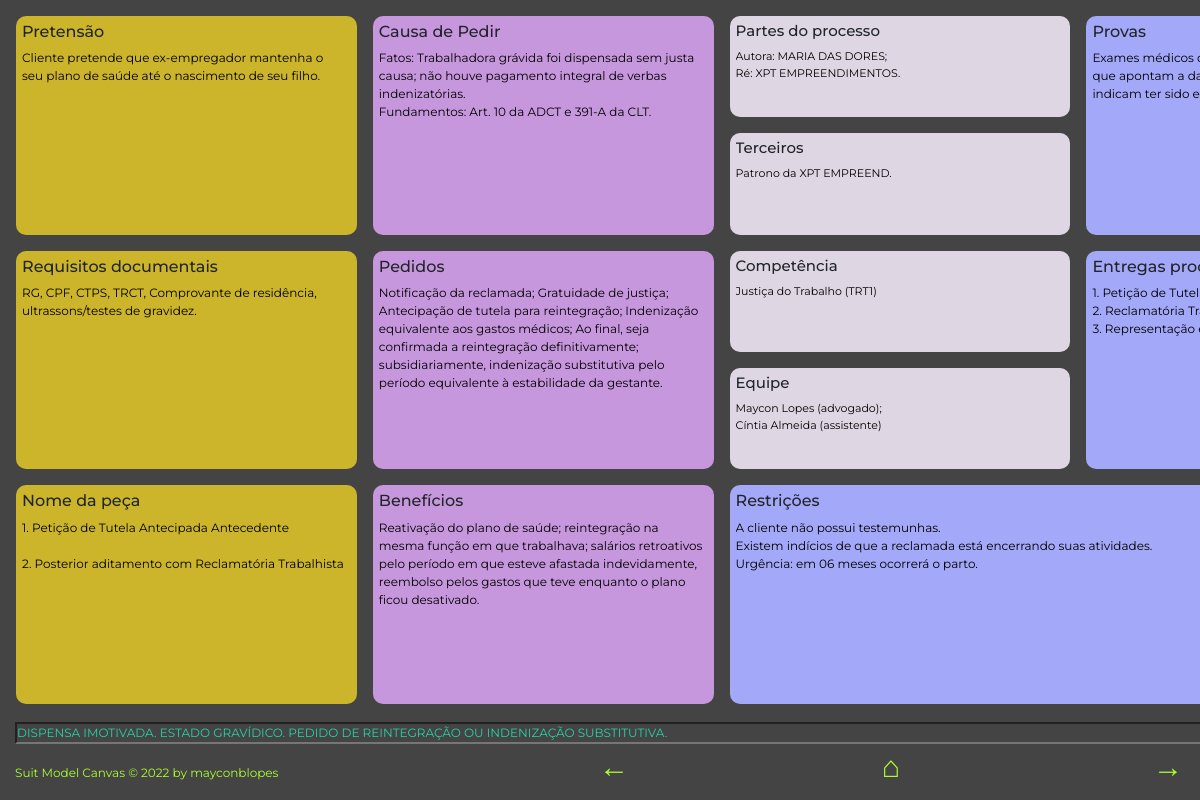
Page /smc/48 on the committed database.
### canvas/models.py (models this page shows, shortened)
class SuitModelCanvas(models.Model):
    pretensao = models.CharField(max_length=1000)
    requisitos_documentais = models.CharField(max_length=1000)
    nome_peca = models.CharField(max_length=1000)
    causa_pedir = models.CharField(max_length=1000)
    pedidos = models.CharField(max_length=1000)
    beneficios = models.CharField(max_length=1000)
    partes_processo = models.CharField(max_length=500)
    terceiros = models.CharField(max_length=500)
    competencia = models.CharField(max_length=200)
    equipe = models.CharField(max_length=500)
    provas = models.CharField(max_length=1000)
    entregas_processuais = models.CharField(max_length=1000)
    restricoes = models.CharField(max_length=1000)
    riscos = models.CharField(max_length=1000)
    prazos = models.CharField(max_length=1000)
    honorarios = models.CharField(max_length=500)
    demais_despesas = models.CharField(max_length=1000)
    ementa = models.CharField(max_length=3000)
    class Meta:
        ordering = ('pk',)

### canvas/views.py (the view)
# urls.py: path('smc/<str:pk>', views.smc, name="smc"),
def smc(request, pk):
    smc = get_object_or_404(SuitModelCanvas, pk=pk)
    qs = SuitModelCanvas.objects.all()
    actual_page = (*qs,).index(smc)
    prev = actual_page
    prox = actual_page
    try:
        prev = (qs[actual_page - 1]).pk
    except ValueError:
        prev = (qs[actual_page]).pk
        print("Não existe SMC anterior ao atual")
    try:
        prox = (qs[actual_page + 1]).pk
    except IndexError:
        prox = (qs[actual_page]).pk
        print("Não existe SMC posterior ao atual")
    if request.method == "POST":
        smc.pretensao = request.POST.get('pretensao-text') or smc.pretensao
        smc.requisitos_documentais = request.POST.get('requisitos-documentais-text') or smc.requisitos_documentais
        smc.nome_peca = request.POST.get('nome-peca-text') or smc.nome_peca
        smc.causa_pedir = request.POST.get('causa-pedir-text') or smc.causa_pedir
        smc.pedidos = request.POST.get('pedidos-text') or smc.pedidos
        smc.beneficios = request.POST.get('beneficios-text') or smc.beneficios
        smc.partes_processo = request.POST.get('partes-processo-text') or smc.partes_processo
        smc.terceiros = request.POST.get('terceiros-text') or smc.terceiros
        smc.competencia = request.POST.get('competencia-text') or smc.competencia
        smc.equipe = request.POST.get('equipe-text') or smc.equipe
        smc.provas = request.POST.get('provas-text') or smc.provas
        smc.entregas_processuais = request.POST.get('entregas-processuais-text') or smc.entregas_processuais
        smc.restricoes = request.POST.get('restricoes-text') or smc.restricoes
        smc.riscos = request.POST.get('riscos-text') or smc.riscos
        smc.prazos = request.POST.get('prazos-text') or smc.prazos
        smc.honorarios = request.POST.get('honorarios-text') or smc.honorarios
        smc.demais_despesas = request.POST.get('demais-despesas-text') or smc.demais_despesas
        smc.ementa = request.POST.get('ementa-text') or smc.ementa
        smc.save()
        if request.htmx:
            return HttpResponse(status=204)
    else:
        return render(request, 'smc.html', {'smc': smc,
                                            'prev': prev,
                                            'prox': prox,
                                            'len_qs': len(qs)})

### templates/smc.html (shortened to what this page needs)
{% extends 'base.html' %}
{% load static %}
{% block content %}
<section class="canvas">
    <section class="pretensao">
        <form action="./{{smc.id}}" method="POST" hx-post="./{{smc.id}}" hx-swap="outerHTML" hx-trigger="change">
            <h4>Pretensão</h4>
            <textarea class="smc-textarea" name="pretensao-text" placeholder="Aquilo que o cliente deseja realizar.">{{ smc.pretensao }}</textarea>
        </form>
    </section>
    <section class="causa-pedir">
        <form action="./{{smc.id}}" method="POST" hx-post="./{{smc.id}}" hx-swap="outerHTML" hx-trigger="change">
            <h4>Causa de Pedir</h4>
            <textarea class="smc-textarea" name="causa-pedir-text" placeholder="Especificar os fatos e os fundamentos jurídicos.">{{ smc.causa_pedir }}</textarea>
        </form>
    </section>
    <section class="partes-processo">
            <form action="./{{smc.id}}" method="POST" hx-post="./{{smc.id}}" hx-swap="outerHTML" hx-trigger="change">
                <h5>Partes do processo</h5>
                <textarea class="smc-textarea-minor" name="partes-processo-text" placeholder="Autor/réu, reclamante/reclamado, requerente/requerido...">{{ smc.partes_processo }}</textarea>
            </form>
    </section>
    <section class="provas">
        <form action="./{{smc.id}}" method="POST" hx-post="./{{smc.id}}" hx-swap="outerHTML" hx-trigger="change">
            <h4>Provas</h4>
            <textarea class="smc-textarea" name="provas-text" placeholder="Elementos necessários (documentos, testemunhos, perícias...) para demonstrar a veracidade da causa de pedir.">{{ smc.provas }}</textarea>
        </form>
    </section>
    <section class="terceiros">
        <form action="./{{smc.id}}" method="POST" hx-post="./{{smc.id}}" hx-swap="outerHTML" hx-trigger="change">
            <h5>Terceiros</h5>
            <textarea class="smc-textarea-minor" name="terceiros-text" placeholder="Qualquer pessoa com algum interesse na causa.">{{ smc.terceiros }}</textarea>
        </form>
    </section>
    <section class="requisitos-documentais">
        <form action="./{{smc.id}}" method="POST" hx-post="./{{smc.id}}" hx-swap="outerHTML" hx-trigger="change">
            <h4>Requisitos documentais</h4>
            <textarea class="smc-textarea" name="requisitos-documentais-text" placeholder="Lista de documentos necessários para demanda.">{{ smc.requisitos_documentais }}</textarea>
        </form>
    </section>
    <section class="pedidos">
        <form action="./{{smc.id}}" method="POST" hx-post="./{{smc.id}}" hx-swap="outerHTML" hx-trigger="change">
            <h4>Pedidos</h4>
            <textarea class="smc-textarea" name="pedidos-text" placeholder="Rol de pedidos a ser apreciado pela autoridade competente.">{{ smc.pedidos }}</textarea>
        </form>
    </section>
    <section class="competencia">
        <form action="./{{smc.id}}" method="POST" hx-post="./{{smc.id}}" hx-swap="outerHTML" hx-trigger="change">
            <h5>Competência</h5>
            <textarea class="smc-textarea-minor" name="competencia-text" placeholder="Justiça do Trabalho, Justiça Estadual, Juizado Especial...">{{ smc.competencia }}</textarea>
        </form>
    </section>
    <section class="entregas-processuais">
        <form action="./{{smc.id}}" method="POST" hx-post="./{{smc.id}}" hx-swap="outerHTML" hx-trigger="change">
            <h4>Entregas processuais</h4>
            <textarea class="smc-textarea" name="entregas-processuais-text" placeholder="Petições, participação em audiência, diligências em órgãos públicos...">{{ smc.entregas_processuais }}</textarea>
        </form>
    </section>
    <section class="equipe">
        <form action="./{{smc.id}}" method="POST" hx-post="./{{smc.id}}" hx-swap="outerHTML" hx-trigger="change">
            <h5>Equipe</h5>
            <textarea class="smc-textarea-minor" name="equipe-text" placeholder="Profissionais do escritório que atuarão na demanda.">{{ smc.equipe }}</textarea>
        </form>
    </section>
    <section class="nome-peca">
        <form action="./{{smc.id}}" method="POST" hx-post="./{{smc.id}}" hx-swap="outerHTML" hx-trigger="change">
            <h4>Nome da peça</h4>
            <textarea class="smc-textarea" name="nome-peca-text" placeholder="Ação de Execução, Recurso Ordinário, Embargos de Terceiros, Ação Indenizatória, Contestação, Ação de Alimentos, Apelação, Reclamação Trabalhista...">{{ smc.nome_peca }}</textarea>
        </form>
    </section>
    <section class="beneficios">
        <form action="./{{smc.id}}" method="POST" hx-post="./{{smc.id}}" hx-swap="outerHTML" hx-trigger="change">
            <h4>Benefícios</h4>
            <textarea class="smc-textarea" name="beneficios-text" placeholder="visão clara, qualificada e quantificada, do que será alcançado se a pretensão for atendida">{{ smc.beneficios }}</textarea>
        </form>
    </section>
    <section class="restricoes">
        <form action="./{{smc.id}}" method="POST" hx-post="./{{smc.id}}" hx-swap="outerHTML" hx-trigger="change">
            <h4>Restrições</h4>
            <textarea class="smc-textarea" name="restricoes-text" placeholder="Prazos de prescrição, teto nos juizados especiais, limites de testemunhas, entendimentos jurisprudenciais divergentes, parte adversa insolvente...">{{ smc.restricoes }}</textarea>
        </form>
    </section>
</section>
<footer class="ementa">
    <form action="./{{smc.id}}" method="POST" hx-post="./{{smc.id}}" hx-swap="outerHTML" hx-trigger="change">
        <input type="textarea" placeholder="Ementa" value="{{ smc.ementa }}" name="ementa-text" />
    </form>
</footer>
<footer class="end-footer">
    <p class="smc-message">Suit Model Canvas &copy; 2022 by <a target="_blank" href="http://www.barretolopes.com">mayconblopes</a></p>
    <nav class="nav-menu">
        <a href="./{{prev}}">←</a>
        <a href="/">⌂</a>
        <a href="./{{prox}}">→</a>
    </nav>
    <nav class="edit-menu">
    </nav>
</footer>
{% endblock content %}

### templates/base.html (shortened to what this page needs)
<!DOCTYPE html>
{% load static %}
<html lang="pt-br">
<head>
    <link rel="stylesheet" href="https://cdn.jsdelivr.net/npm/bootstrap@4.0.0/dist/css/bootstrap.min.css">
    <link rel="stylesheet" href="{% static 'smc.css' %}">
</head>
<body>
{% block content %}
{% endblock content %}
</body>
</html>

### templates/static/smc.css (style rules this page uses)
html, body { margin: 0; height: 100%; min-width: 100vw; overflow-y: hidden }
body { min-height: -webkit-fill-available; }
* { margin: 0; padding: 0; box-sizing: border-box; font-family: 'Montserrat', sans-serif; }
body { background-color: #444444; }
.canvas { padding: 8px; height: 90%; width: auto; display: grid; grid-template-rows: 1fr 1fr 1fr 1fr 1fr 1fr; grid-template-columns: 1fr 1fr 1fr 1fr 1fr; }
.canvas h4 { font-size: 1.6vw; }
.canvas h5 { font-size: 1.3vw; }
.ementa input { margin-left: 15px; width: 97%; background: none; color: #26d4a4; font-size: 1vw; }
.canvas form { width: 100%; height: 95%; margin: 6px; overflow: hidden; }
.smc-textarea { width: 95%; height: 85%; background: transparent; border: none; outline: none; resize: none; font-size: 1vw; }
.smc-textarea-minor { width: 95%; height: 60%; background: transparent; border: none; outline: none; resize: none; font-size: 1vw; }
.pretensao, .requisitos-documentais, .nome-peca { background-color: rgb(204, 181, 42); border-radius: 10px; min-width: 50px; min-height: 50px; margin: 8px; grid-row: span 2; }
.causa-pedir, .pedidos, .beneficios { background-color: rgb(199, 151, 221); border-radius: 10px; min-width: 50px; min-height: 50px; margin: 8px; grid-row: span 2; }
.partes-processo, .terceiros, .competencia, .equipe { background-color: rgb(223, 214, 227); border-radius: 10px; min-width: 50px; min-height: 50px; margin: 8px; grid-row: span 1; }
.provas, .entregas-processuais, .restricoes { background-color: rgb(163, 168, 248); border-radius: 10px; min-width: 50px; min-height: 50px; margin: 8px; }
.provas, .entregas-processuais, .riscos, .prazos { grid-row: span 2; }
.restricoes { grid-column: span 2; grid-row: span 2 }
.end-footer { display: grid; grid-template-rows: 1fr; grid-template-columns: 1fr 1fr 1fr; width: 97%; margin-left: 15px; align-items: baseline; }
.smc-message, .smc-message a { text-align: left; margin-top: 8px; color: greenyellow; font-size: 0.8vw; }
.nav-menu { display: flex; align-items: flex-start; justify-content: space-between; }
.nav-menu, .nav-menu a { text-decoration: none; text-align: center; color: greenyellow; text-decoration: none; font-size: 30px; }
.edit-menu, .edit-menu a, p { text-align: right; margin-top: 8px; color: greenyellow; text-decoration: none; font-size: 1vw; }
@media (max-width: 1200px) { .canvas { width: 150%; overflow-x: auto; } }
@media (max-width: 1200px) { .canvas h4 { font-size: 16px; } }
@media (max-width: 1200px) { .canvas h5 { font-size: 15px; } }
@media (max-width: 1200px) { .ementa input { margin-left: 15px; font-size: 12px; width: 146%; } }
@media (max-width: 1200px) { .canvas form { overflow: auto; } }
@media (max-width: 1200px) { .smc-textarea { font-size: 12px; } }
@media (max-width: 1200px) { .smc-textarea-minor { font-size: 11px; } }
@media (max-width: 1200px) { .end-footer { width: 146%; } }
@media (max-width: 1200px) { .smc-message, .smc-message a { font-size: 12px; } }
@media (max-width: 1200px) { .edit-menu, .edit-menu a, p { font-size: 16px; } }

### rows in the picture
SuitModelCanvas: pretensao-text "Cliente pretende que ex-empregador mantenha o seu plano de saúde até o nascimento de seu filho.", causa-pedir-text "Fatos: Trabalhadora grávida foi dispensada sem justa causa; não houve pagamento integral de verbas indenizatórias. Fundamentos: Art. 10 da ADCT e 391-A da CLT.", partes-processo-text "Autora: MARIA DAS DORES; Ré: XPT EMPREENDIMENTOS.", provas-text "Exames médicos que atestam a gravidez; CLT e TRCT que apontam a data da demissão, bem como indicam ter sido esta sem justa causa.", terceiros-text "Patrono da XPT EMPREEND.", requisitos-documentais-text "RG, CPF, CTPS, TRCT, Comprovante de residência, ultrassons/testes de gravidez.", pedidos-text "Notificação da reclamada; Gratuidade de justiça; Antecipação de tutela para reintegração; Indenização equivalente aos gastos médicos; Ao final, seja confirmada a reintegração definitivamente; subsidiariamente, indenização substitutiva pelo período equivalente à estabilidade da gestante.", competencia-text "Justiça do Trabalho (TRT1)", entregas-processuais-text "1. Petição de Tutela Antecipada Antecedente; 2. Reclamatória Trabalhista; 3. Representação em audiência.", equipe-text "Maycon Lopes (advogado); Cíntia Almeida (assistente)", nome-peca-text "1. Petição de Tutela Antecipada Antecedente 2. Posterior aditamento com Reclamatória Trabalhista", beneficios-text "Reativação do plano de saúde; reintegração na mesma função em que trabalhava; salários retroativos pelo período em que esteve afastada indevidamente, reembolso pelos gastos que teve enquanto o plano ficou desativado.", restricoes-text "A cliente não possui testemunhas. Existem indícios de que a reclamada está encerrando suas atividades. Urgência: em 06 meses ocorrerá o parto.", ementa-text "DISPENSA IMOTIVADA. ESTADO GRAVÍDICO. PEDIDO DE REINTEGRAÇÃO OU INDENIZAÇÃO SUBSTITUTIVA."
